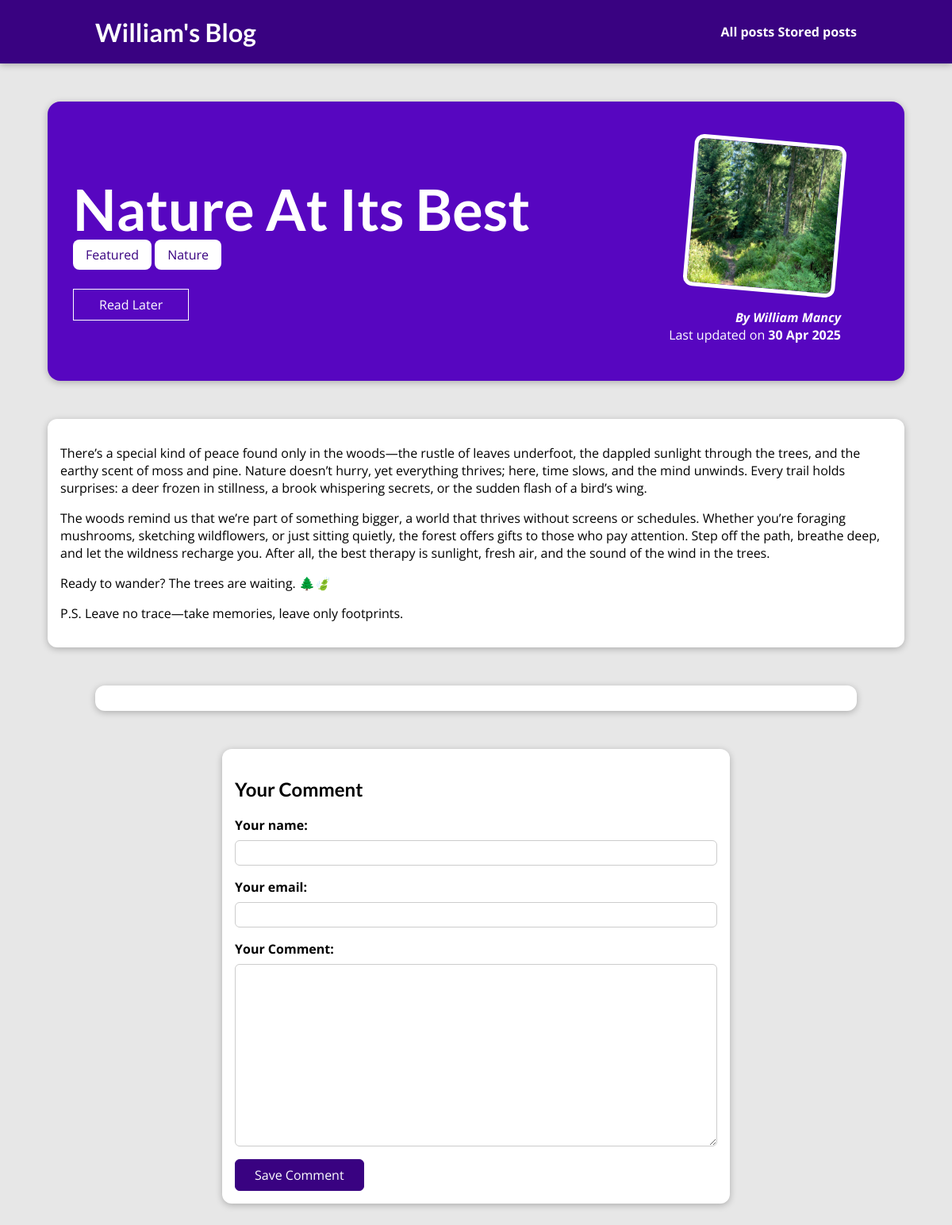
The app's page /posts/into-the-woods with its own data.
### blog/models.py (models this page shows, shortened)
class Post(models.Model):
    title = models.CharField(max_length=150)
    excerpt = models.CharField(max_length=200)
    image = models.ImageField(upload_to="posts",null=True)
    date = models.DateField(auto_now=True)
    slug = models.SlugField(unique=True,db_index=True) #automatically indexed, unique assumes it as well
    content = models.TextField(validators=[MinLengthValidator(20)])
    author = models.ForeignKey(Author, on_delete=models.SET_NULL,null=True ,related_name="posts")
    tags = models.ManyToManyField(Tag)

class Tag(models.Model):
    caption = models.CharField(max_length=30)

class Author(models.Model):
    first_name = models.CharField(max_length=100)
    last_name = models.CharField(max_length=100)
    email_address = models.EmailField() #automatic validator
    def full_name(self):
        return f"{self.first_name} {self.last_name}"
    def __str__(self):
        return self.full_name()

### blog/views.py (the view, shortened to what this page needs)
# urls.py: path("posts/<slug:slug>", views.SinglePostView.as_view(), name="post-detail-page"),
class SinglePostView(View):
    def is_stored_post(self, request, post_id):
        stored_posts = request.session.get("stored_posts")
        if stored_posts is not None:
          is_saved_for_later = post_id in stored_posts
        else:
          is_saved_for_later = False
        return is_saved_for_later
    def get(self, request, slug):
        post = Post.objects.get(slug=slug)
        context = {
            "post": post,
            "post_tags": post.tags.all(),
            "comment_form": CommentForm(),
            "comments": post.comments.all().order_by("-id"),
            "saved_for_later": self.is_stored_post(request, post.id)
        }
        return render(request, "blog/post-detail.html", context)

### blog/forms.py
class CommentForm(forms.ModelForm):
    class Meta:
        model = Comment
        exclude = ["post"]
        labels = {
            "user_name" : "Your name",
            "user_email" : "Your email",
            "text" : "Your Comment"
        }

### blog/templates/blog/post-detail.html (shortened to what this page needs)
{% extends "base.html" %} {% load static %}  {% block css_files %}
<link rel="stylesheet" href="{% static 'blog/post-details.css' %}" />
{% endblock %} {% block content %}
<section id="summary">
  <h2>{{ post.title }}</h2>
  <div>
    {% for tag in post_tags %}
    <span class="tag">{{ tag.caption }}</span>
    {% endfor %}
  </div>
  <div id="read-later">
    <form action="{% url 'read-later' %}" method="POST">
      <button>
        {% if saved_for_later %} Remove from "Read Later" List {% else %} Read
        Later {% endif %}
      </button>
    </form>
  </div>
  <article>
    <img src="{{ post.image.url }}" alt="{{ post.title }}" />
    <address>
      By <a href="mailto:{{ post.author.email_address }}">{{ post.author }}</a>
    </address>
    <div>Last updated on <time>{{ post.date|date:"d M Y" }}</time></div>
  </article>
</section>
<main>{{ post.content|linebreaks }}</main>
<section id="comments">
</section>
<section id="comment-form">
  <h2>Your Comment</h2>
  <form action="{% url 'post-detail-page' post.slug %}" method="POST">
    {% csrf_token %} {% for form_field in comment_form %}
    <div class="form-control {% if form_field.errors %}invalid{% endif %}">
      {{ form_field.label_tag }} {{ form_field }} {{ form_field.errors }}
    </div>
    {% endfor %}
    <button>Save Comment</button>
  </form>
</section>
{% endblock %}

### static/app.css (style rules this page uses)
* { box-sizing: border-box; }
html { font-family: "Open Sans", "Lato", sans-serif; }
body { margin: 0; }
h1, h2, h3 { font-family: "Lato", sans-serif; font-weight: bold; }

### blog/static/blog/post-details.css (style rules this page uses)
body { background-color: #e7e7e7; }
#summary { margin: 8rem auto 3rem auto; padding: 2rem; width: 90%; max-width: 90rem; border-radius: 16px; background-color: #5706c0; position: relative; box-shadow: 0 2px 8px rgba(0, 0, 0, 0.25); height: 22rem; }
#summary h2 { color: white; font-size: 4.5rem; margin-bottom: 0.25rem; }
#summary article { position: absolute; top: 2rem; right: 3rem; padding: 1rem 2rem; border-radius: 12px; text-align: right; color: white; }
#summary article img { width: 12rem; height: 12rem; border-radius: 12px; transform: rotateZ(5deg); border: 5px solid white; margin-bottom: 1rem; }
#summary address { font-weight: bold; }
#summary a { color: white; text-decoration: none; }
#summary time { font-weight: bold; }
#read-later { margin: 2rem 0; }
#read-later button { background-color: transparent; border: 1px solid white; padding: 0.5rem 2rem; font: inherit; color: white; cursor: pointer; }
main { width: 90%; max-width: 90rem; margin: 3rem auto; background-color: white; padding: 1rem; border-radius: 12px; box-shadow: 0 2px 8px rgba(0, 0, 0, 0.25); }
.tag { background-color: white; color: #390281; padding: 0.5rem 1rem; border-radius: 8px; }
#comment-form { margin: 3rem auto; width: 90%; max-width: 40rem; border-radius: 12px; background-color: white; box-shadow: 0 2px 8px rgba(0, 0, 0, 0.25); padding: 1rem; }
#comment-form button { font: inherit; background-color: #390281; color: white; border: 1px solid #390281; padding: 0.5rem 1.5rem; border-radius: 6px; cursor: pointer; }
.form-control { margin-bottom: 1rem; }
.form-control label { font-weight: bold; margin-bottom: 0.5rem; display: block; }
.form-control input, .form-control textarea { display: block; width: 100%; font: inherit; padding: 0.25rem; border-radius: 6px; border: 1px solid #ccc; }
#comments { margin: 3rem auto; width: 90%; max-width: 60rem; border-radius: 12px; background-color: white; box-shadow: 0 2px 8px rgba(0, 0, 0, 0.25); padding: 1rem 2rem; }

### records on screen
Post: title "Nature At Its Best", image (picture), author "William Mancy", date "30 Apr 2025", content "There’s a special kind of peace found only in the woods—the rustle of leaves underfoot, the dappled sunlight through the trees, and the earthy scent of moss and pine. Nature doesn’t hurry, yet everything thrives; here, time slows, and the mind unwinds. Every trail holds surprises: a deer frozen in stillness, a brook whispering secrets, or the sudden flash of a bird’s wing. The woods remind us that we’re part of something bigger, a world that thrives without screens or schedules. Whether you’re foraging mushrooms, sketching wildflowers, or just sitting quietly, the forest offers gifts to those who pay attention. Step off the path, breathe deep, and let the wildness recharge you. After all,…"
Tag: caption "Featured"
Tag: caption "Nature"
